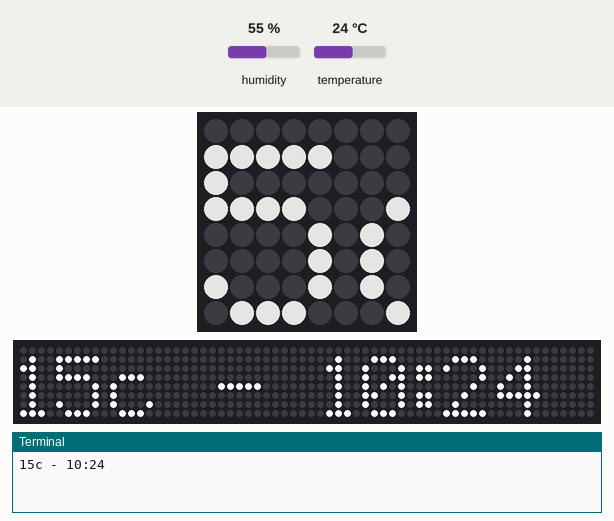
Simulated run of this program. Board: Raspberry Pi (BCM pin numbers) with a Sense HAT. Shown: the Sense HAT's 8×8 RGB LED matrix, a strip that is not on the board, showing the scrolling text unrolled, the last lines printed to the terminal. The test bench sets the inputs (shaded band); at power-on: temperature 24 °C, humidity 55 %. Dim RGB values are drawn brighter than linear; the clock reads 2024-03-15 10:24:30 at power-on unless the program sets it; the 64×8 strip is a reading aid, not a part: it shows the text the matrix is scrolling, unrolled, one strip-width of it at a time.

Above: at 1.28 s.
1.3 s: temperature set to 12 °C
At 7.92 s:
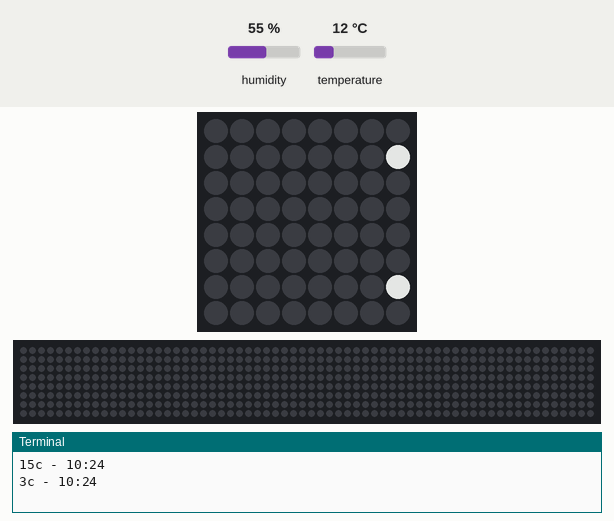
9.0 s: temperature set to 19 °C
At 15.27 s:
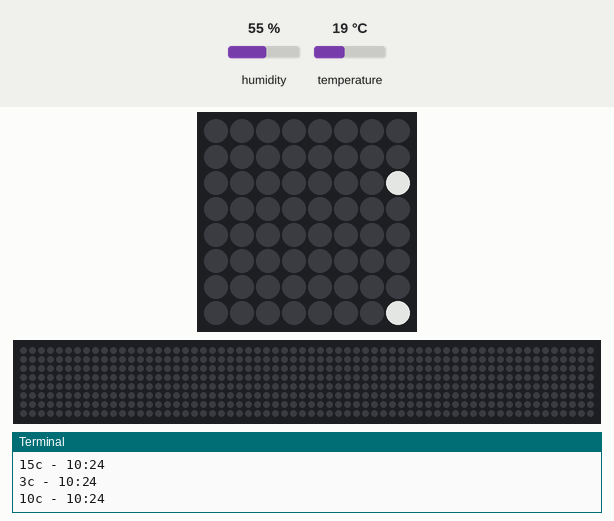
16.7 s: temperature set to 28 °C
At 29.56 s:
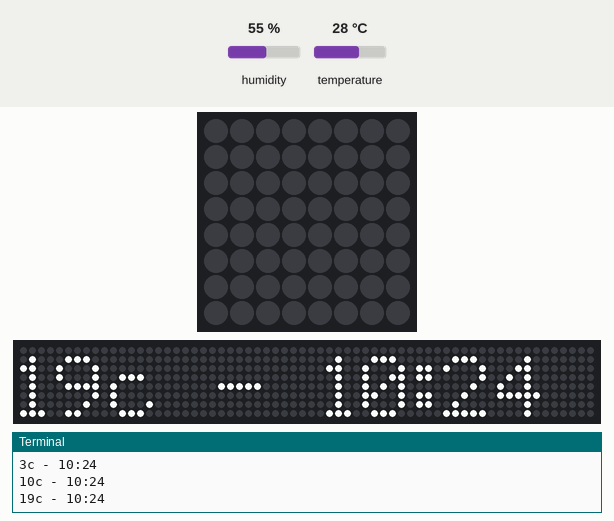

The program:

temp.py
```python
from sense_hat import SenseHat
from time import gmtime, localtime, strftime, time
import time

sense = SenseHat()
sense.set_rotation(180)

sense.low_light = True

while True:
    temp = sense.get_temperature() - 9
    humidity = sense.get_humidity()
    message = "%sc - %s" % (int(temp), strftime("%H:%M", localtime()))
    print(message)
    sense.show_message(message)
    time.sleep(1)

    # for i in  chars:
    #     sense.show_letter("%s" % i)
    #     time.sleep(1)

#print("Temperature: %s C" % int(temp) )

#print("Temperature: %s C" % temp)

# alternatives
#print(sense.temp)
#print(sense.temperature)
```
